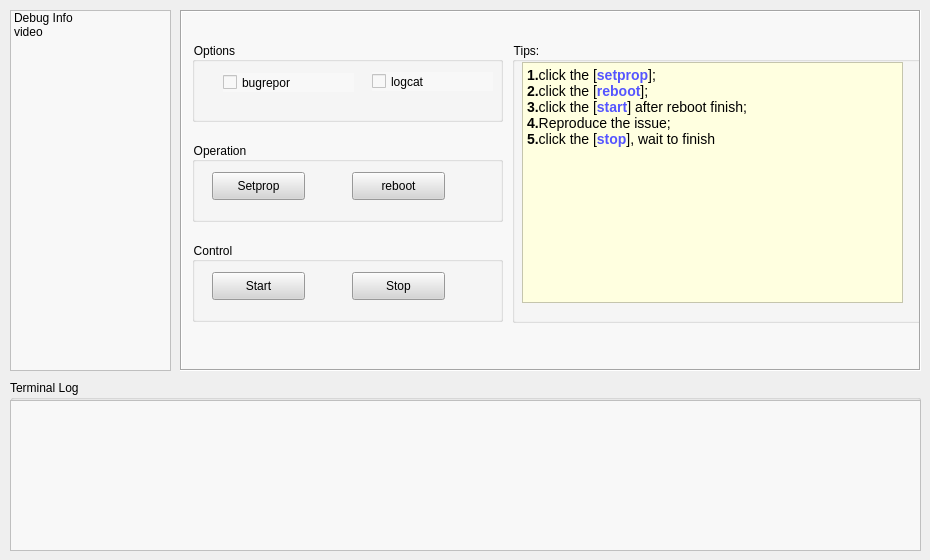
    <widget class="QWidget" name="AmlDebugCec_tab">
     <attribute name="title">
      <string>Cec</string>
     </attribute>
     <widget class="QStackedWidget" name="AmlCec_stackedWidget">
      <property name="geometry">
       <rect>
        <x>180</x>
        <y>10</y>
        <width>741</width>
        <height>361</height>
       </rect>
      </property>
      <property name="styleSheet">
       <string notr="true">background-color:#F8F8F8</string>
      </property>
      <property name="frameShape">
       <enum>QFrame::Box</enum>
      </property>
      <property name="frameShadow">
       <enum>QFrame::Sunken</enum>
      </property>
      <property name="lineWidth">
       <number>1</number>
      </property>
      <property name="currentIndex">
       <number>0</number>
      </property>
      <widget class="QWidget" name="Cec_page_1">
       <widget class="QGroupBox" name="Cec_debugOptions_groupBox">
        <property name="geometry">
         <rect>
          <x>10</x>
          <y>30</y>
          <width>311</width>
          <height>80</height>
         </rect>
        </property>
        <property name="title">
         <string>Options</string>
        </property>
        <widget class="QCheckBox" name="Cec_option_bugreport_checkBox">
         <property name="geometry">
          <rect>
           <x>31</x>
           <y>31</y>
           <width>131</width>
           <height>19</height>
          </rect>
         </property>
         <property name="text">
          <string>bugrepor</string>
         </property>
        </widget>
        <widget class="QCheckBox" name="Cec_option_logcat_checkBox">
         <property name="geometry">
          <rect>
           <x>180</x>
           <y>30</y>
           <width>121</width>
           <height>19</height>
          </rect>
         </property>
         <property name="text">
          <string>logcat</string>
         </property>
        </widget>
       </widget>
       <widget class="QGroupBox" name="Cec_operation_groupBox">
        <property name="geometry">
         <rect>
          <x>10</x>
          <y>130</y>
          <width>311</width>
          <height>80</height>
         </rect>
        </property>
        <property name="title">
         <string>Operation</string>
        </property>
        <widget class="QPushButton" name="Cec_setprop_btn">
         <property name="geometry">
          <rect>
           <x>20</x>
           <y>30</y>
           <width>93</width>
           <height>28</height>
          </rect>
         </property>
         <property name="styleSheet">
          <string notr="true">background-color:#D5D5D5</string>
         </property>
         <property name="text">
          <string>Setprop</string>
         </property>
        </widget>
        <widget class="QPushButton" name="Cec_reboot_btn">
         <property name="geometry">
          <rect>
           <x>160</x>
           <y>30</y>
           <width>93</width>
           <height>28</height>
          </rect>
         </property>
         <property name="styleSheet">
          <string notr="true">background-color:#D5D5D5</string>
         </property>
         <property name="text">
          <string>reboot</string>
         </property>
        </widget>
       </widget>
       <widget class="QGroupBox" name="Cec_control_groupBox">
        <property name="geometry">
         <rect>
          <x>10</x>
          <y>230</y>
          <width>311</width>
          <height>80</height>
         </rect>
        </property>
        <property name="title">
         <string>Control</string>
        </property>
        <widget class="QPushButton" name="Cec_startDebug_btn">
         <property name="geometry">
          <rect>
           <x>20</x>
           <y>30</y>
           <width>93</width>
           <height>28</height>
          </rect>
         </property>
         <property name="styleSheet">
          <string notr="true">background-color:#D5D5D5</string>
         </property>
         <property name="text">
          <string>Start</string>
         </property>
        </widget>
        <widget class="QPushButton" name="Cec_StopDebug_btn">
         <property name="geometry">
          <rect>
           <x>160</x>
           <y>30</y>
           <width>93</width>
           <height>28</height>
          </rect>
         </property>
         <property name="styleSheet">
          <string notr="true">background-color:#D5D5D5</string>
         </property>
         <property name="text">
          <string>Stop</string>
         </property>
        </widget>
       </widget>
       <widget class="QGroupBox" name="groupBox_3">
        <property name="geometry">
         <rect>
          <x>330</x>
          <y>30</y>
          <width>411</width>
          <height>281</height>
         </rect>
        </property>
        <property name="title">
         <string>Tips:</string>
        </property>
        <widget class="QTextBrowser" name="textBrowser">
         <property name="geometry">
          <rect>
           <x>10</x>
           <y>20</y>
           <width>381</width>
           <height>241</height>
          </rect>
         </property>
         <property name="styleSheet">
          <string notr="true">background-color:#FFFFE0</string>
         </property>
         <property name="html">
          <string>&lt;!DOCTYPE HTML PUBLIC &quot;-//W3C//DTD HTML 4.0//EN&quot; &quot;http://www.w3.org/TR/REC-html40/strict.dtd&quot;&gt;
&lt;html&gt;&lt;head&gt;&lt;meta name=&quot;qrichtext&quot; content=&quot;1&quot; /&gt;&lt;style type=&quot;text/css&quot;&gt;
p, li { white-space: pre-wrap; }
&lt;/style&gt;&lt;/head&gt;&lt;body style=&quot; font-family:'SimSun'; font-size:9pt; font-weight:400; font-style:normal;&quot;&gt;
&lt;p align=&quot;justify&quot; style=&quot; margin-top:0px; margin-bottom:0px; margin-left:0px; margin-right:0px; -qt-block-indent:0; text-indent:0px;&quot;&gt;&lt;span style=&quot; font-size:10.8pt; font-weight:600; color:#000000;&quot;&gt;1.&lt;/span&gt;&lt;span style=&quot; font-size:10.8pt; color:#000000;&quot;&gt;click the [&lt;/span&gt;&lt;span style=&quot; font-size:10.8pt; font-weight:600; color:#5555ff;&quot;&gt;setprop&lt;/span&gt;&lt;span style=&quot; font-size:10.8pt; color:#000000;&quot;&gt;];&lt;/span&gt;&lt;/p&gt;
&lt;p align=&quot;justify&quot; style=&quot; margin-top:0px; margin-bottom:0px; margin-left:0px; margin-right:0px; -qt-block-indent:0; text-indent:0px;&quot;&gt;&lt;span style=&quot; font-size:10.8pt; font-weight:600; color:#000000;&quot;&gt;2.&lt;/span&gt;&lt;span style=&quot; font-size:10.8pt; color:#000000;&quot;&gt;click the [&lt;/span&gt;&lt;span style=&quot; font-size:10.8pt; font-weight:600; color:#5555ff;&quot;&gt;reboot&lt;/span&gt;&lt;span style=&quot; font-size:10.8pt; color:#000000;&quot;&gt;];&lt;/span&gt;&lt;/p&gt;
&lt;p align=&quot;justify&quot; style=&quot; margin-top:0px; margin-bottom:0px; margin-left:0px; margin-right:0px; -qt-block-indent:0; text-indent:0px;&quot;&gt;&lt;span style=&quot; font-size:10.8pt; font-weight:600; color:#000000;&quot;&gt;3.&lt;/span&gt;&lt;span style=&quot; font-size:10.8pt; color:#000000;&quot;&gt;click the [&lt;/span&gt;&lt;span style=&quot; font-size:10.8pt; font-weight:600; color:#5555ff;&quot;&gt;start&lt;/span&gt;&lt;span style=&quot; font-size:10.8pt; color:#000000;&quot;&gt;] after reboot finish;&lt;/span&gt;&lt;/p&gt;
&lt;p align=&quot;justify&quot; style=&quot; margin-top:0px; margin-bottom:0px; margin-left:0px; margin-right:0px; -qt-block-indent:0; text-indent:0px;&quot;&gt;&lt;span style=&quot; font-size:10.8pt; font-weight:600; color:#000000;&quot;&gt;4.&lt;/span&gt;&lt;span style=&quot; font-size:10.8pt; color:#000000;&quot;&gt;Reproduce the issue;&lt;/span&gt;&lt;/p&gt;
&lt;p align=&quot;justify&quot; style=&quot; margin-top:0px; margin-bottom:0px; margin-left:0px; margin-right:0px; -qt-block-indent:0; text-indent:0px;&quot;&gt;&lt;span style=&quot; font-size:10.8pt; font-weight:600; color:#000000;&quot;&gt;5.&lt;/span&gt;&lt;span style=&quot; font-size:10.8pt; color:#000000;&quot;&gt;click the [&lt;/span&gt;&lt;span style=&quot; font-size:10.8pt; font-weight:600; color:#5555ff;&quot;&gt;stop&lt;/span&gt;&lt;span style=&quot; font-size:10.8pt; color:#000000;&quot;&gt;], wait to finish&lt;/span&gt;&lt;/p&gt;&lt;/body&gt;&lt;/html&gt;</string>
         </property>
        </widget>
       </widget>
      </widget>
      <widget class="QWidget" name="Cec_page2">
       <widget class="QLabel" name="label_5">
        <property name="geometry">
         <rect>
          <x>60</x>
          <y>30</y>
          <width>68</width>
          <height>15</height>
         </rect>
        </property>
        <property name="text">
         <string>page 1</string>
        </property>
       </widget>
       <widget class="QPushButton" name="Cec_btn1">
        <property name="geometry">
         <rect>
          <x>80</x>
          <y>110</y>
          <width>93</width>
          <height>28</height>
         </rect>
        </property>
        <property name="text">
         <string>btn1</string>
        </property>
       </widget>
       <widget class="QPushButton" name="Cec_btn2">
        <property name="geometry">
         <rect>
          <x>230</x>
          <y>110</y>
          <width>93</width>
          <height>28</height>
         </rect>
        </property>
        <property name="text">
         <string>btn2</string>
        </property>
       </widget>
      </widget>
     </widget>
     <widget class="QGroupBox" name="AmlCec_groupBox">
      <property name="geometry">
       <rect>
        <x>10</x>
        <y>380</y>
        <width>911</width>
        <height>171</height>
       </rect>
      </property>
      <property name="title">
       <string>Terminal Log</string>
      </property>
      <widget class="QTextBrowser" name="AmlCec_textBrowser">
       <property name="geometry">
        <rect>
         <x>0</x>
         <y>20</y>
         <width>911</width>
         <height>151</height>
        </rect>
       </property>
       <property name="styleSheet">
        <string notr="true">background-color:#F8F8F8</string>
       </property>
      </widget>
     </widget>
     <widget class="QListWidget" name="AmlCec_listWidget">
      <property name="geometry">
       <rect>
        <x>10</x>
        <y>10</y>
        <width>161</width>
        <height>361</height>
       </rect>
      </property>
      <property name="styleSheet">
       <string notr="true">background-color:#F8F8F8</string>
      </property>
      <item>
       <property name="text">
        <string>Debug Info</string>
       </property>
      </item>
      <item>
       <property name="text">
        <string>video</string>
       </property>
      </item>
     </widget>
    </widget>
